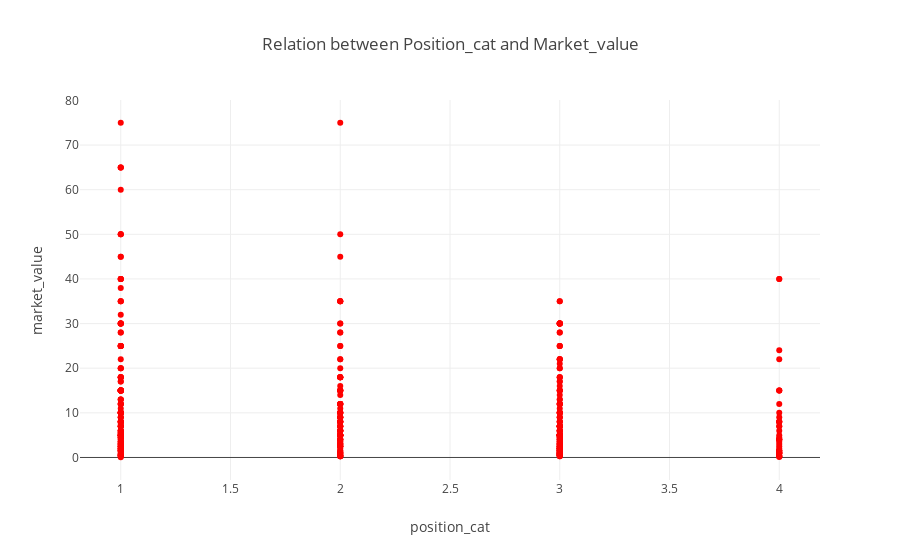

The notebook cell saved with this chart:
### Code cell
#Relation Between Position_cat and Market value plot
import pandas as pd
import numpy as np
import matplotlib.pyplot as plt
import collections

pd.options.display.max_columns = 999

import plotly.offline as py
py.init_notebook_mode(connected=True)
import plotly.graph_objs as go
import plotly.tools as tls

import warnings
warnings.filterwarnings('ignore')
#df['fage_pointration'] = pd.DataFrame(df['fpl_points']/df['fpl_value'])
trace1 = {
  "x": df['position_cat'],
  "y": df['market_value'],
  "marker": {
    "color": 'red',
    "colorsrc": "Aldemuro:22:1a1899",
    #"size": df['fpl_ratio']
  }, 
  "mode": "markers", 
  "name": "market_value", 
  "text": df['name']+", Club:"+df['club']+", Pos:"+df['position'],
  #"textsrc": "Aldemuro:22:5dc54a", 
  "type": "scatter", 
  "uid": "0d217c", 
  "xsrc": "Aldemuro:22:d61533", 
  "ysrc": "Aldemuro:22:1c3243",
  
}
data = [trace1]
#data = [trace]
layout = {
  "autosize": True, 
  "hovermode": "closest",
  "title": "Relation between Position_cat and Market_value",
  "xaxis": {
    "autorange": True, 
    "range": [3.48535752785, 13.0146424722], 
    "title": "position_cat", 
    "type": "linear"
  }, 
  "yaxis": {
    "autorange": True, 
    "range": [-17.5245518316, 281.524551832], 
    "title": "market_value", 
    "type": "linear"
  }
}
# Plot and embed in ipython notebook!
fig = go.Figure(data=data, layout=layout)
py.iplot(fig, filename='basic-scatter')

### Figure 1 — Plotly figure (JSON) as saved in the notebook; plotly's stock layout.template omitted (floating-point values rounded to 4 significant figures; data arrays with more than 128 entries replaced by an {"elided": "..."} marker saying what was removed)
{"data": [{"marker": {"color": "red", "colorsrc": "Aldemuro:22:1a1899"}, "mode": "markers", "name": "market_value", "text": {"elided": "461 str values"}, "type": "scatter", "uid": "0d217c", "x": {"elided": "461 int values"}, "xsrc": "Aldemuro:22:d61533", "y": {"elided": "461 float values"}, "ysrc": "Aldemuro:22:1c3243"}], "layout": {"autosize": true, "hovermode": "closest", "title": "Relation between Position_cat and Market_value", "xaxis": {"autorange": true, "range": [3.485, 13.01], "title": "position_cat", "type": "linear"}, "yaxis": {"autorange": true, "range": [-17.52, 281.5], "title": "market_value", "type": "linear"}}}
